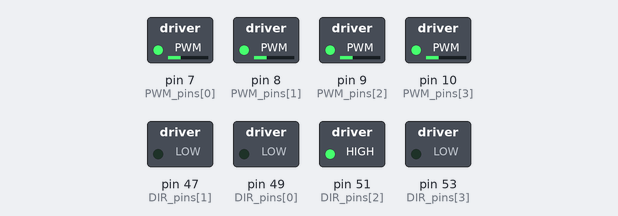
Recording of a sketch running on a simulated Arduino Mega 2560, built with avr-gcc and run on an emulated ATmega2560. Shown: switched loads named in the sketch (green lamp = pin HIGH).

Above: at 0.1 s.
Timing chart, 0 to 1.6 s (numbered marks = the images above):
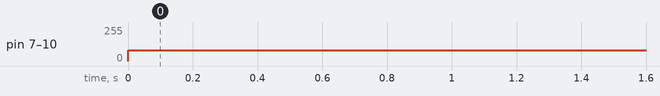

The sketch:

Check_Motor_Polarity.ino
```cpp
int PWM_pins[] = {7, 8, 9, 10};    // List of PWM pins
int DIR_pins[] = {49, 47, 51, 53}; // List of DIR pins

void setup()
{
  // put your setup code here, to run once:
  for (int i = 0; i < 4; i++)
  {
    pinMode(PWM_pins[i], OUTPUT);
    pinMode(DIR_pins[i], OUTPUT);
    digitalWrite(DIR_pins[i], LOW);
  }
  digitalWrite(DIR_pins[2],HIGH);
}

void loop()
{
  // put your main code here, to run repeatedly:
  for (int i = 0; i < 4; i++)
  {
    analogWrite(PWM_pins[i], 80);
  }
}
```

Measured:
- by itself, pin 7 (PWM_pins[0]), pin 8 (PWM_pins[1]), pin 9 (PWM_pins[2]), pin 10 (PWM_pins[3]): 0/255 → 80/255 at 0.00 s
